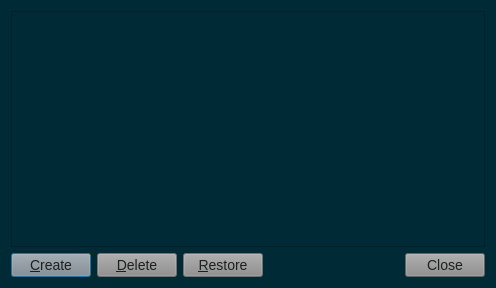
<?xml version="1.0" encoding="UTF-8"?>
<ui version="4.0">
 <class>SnapshotsDialog</class>
 <widget class="QDialog" name="SnapshotsDialog">
  <property name="windowModality">
   <enum>Qt::WindowModal</enum>
  </property>
  <property name="geometry">
   <rect>
    <x>0</x>
    <y>0</y>
    <width>496</width>
    <height>288</height>
   </rect>
  </property>
  <property name="windowTitle">
   <string>Snapshots</string>
  </property>
  <property name="styleSheet">
   <string notr="true">QWidget{
	background-color: #002b36;
}
QMenuBar::item{
	background-color: #002b36;
}
QDockWidget::title{
	background: #073642;
	padding-left: 5px;
}
QDockWidget, QMenuBar{
    color: #839496;
    font: bold 14px;
}
QTextEdit, QPlainTextEdit, QLineEdit, QSpinBox, QComboBox {
  background-color: #073642;
  font: 13px;
  color: #839496;
}
QTextEdit#uiConsoleTextEdit {
  background-color: #002b36;
  color: #839496;
  font: 13px;
}
QTabWidget {
	font: 14px;
	border-top: 2px;
}
QTabBar::tab {
    background: #073642;
    color: #839496;
    min-width: 8ex;
    padding: 2px;
	border-top-right-radius: 6px;
	border-top-left-radius: 6px;
}
QTabBar::tab:selected {
    background: #8a8a8a;
	color: #1d2021;
}
QGroupBox {
    color: #808080;
    font: 14px;
    padding: 15px;
    border-style: none;
}
QMainWindow::separator {
	background: #073642;
	width: 1px;
	height: 1px;
}
QComboBox {
	selection-background-color: #d75f00;
	selection-color: #1c1c1c;
}

QToolBar{
	background: #073642;
	border: 0px;
}
QPushButton {
	background-color: #8a8a8a;
    color: #1d2021;
	font: 14px;
}
QToolButton {
	background-color: #8a8a8a;
    color: #1d2021;
	font: 14px;
}
QTreeWidget, QListWidget {
	background-color: #002b36;
	color: #839496;
    alternate-background-color: #073642;
	font: 14px;
}
QTreeWidget#uiTreeWidget {
	background-color: #073642;
	color: #839496;
	font: bold 16px;
}
QTreeWidget::item:selected, QTreeWidget::item:hover, QMenu::item:selected,QToolButton::hover,QPushButton::hover,QTabBar::tab:hover {
	background-color: #d75f00;
	color: #1c1c1c;
}
QMenu {
	background-color: #002b36;
    color: #839496;
}
QLabel {
	color: #839496;
	font: 14px;
}
QLabel#uiTitleLabel {
	color: #839496;
	font: bold 16px;
}

QAbstractScrollArea::corner {
    background: #002b36;
}
QScrollBar::handle:horizontal {
    background: #073642;
    min-width: 20px;
}
QScrollBar::handle:vertical {
    background: #073642;
    min-width: 20px;
}
QScrollBar:vertical {
    width: 6px;
}
QScrollBar:horizontal {
    height: 6px;
}
QScrollBar::up-arrow:vertical, QScrollBar::down-arrow:vertical, QScrollBar::down-arrow:horizontal, QScrollBar::up-arrow:horizontal { 
	border: 0px;
    height: 0px; 
    width: 0px; 
}
         
QScrollBar::add-page:horizontal, QScrollBar::sub-page:horizontal, QScrollBar::add-page:vertical, QScrollBar::sub-page:vertical {
  background: none
}
QStatusBar {
	background-color: #073642;
	color: #839496;
}

QRadioButton, QCheckBox {
  color: #839496;
}
QRadioButton::disabled, QCheckBox::disabled {
  color: gray;
}


</string>
  </property>
  <layout class="QGridLayout" name="gridLayout">
   <item row="0" column="0" colspan="4">
    <widget class="QListWidget" name="uiSnapshotsList"/>
   </item>
   <item row="1" column="0">
    <widget class="QPushButton" name="uiCreatePushButton">
     <property name="text">
      <string>&amp;Create</string>
     </property>
    </widget>
   </item>
   <item row="1" column="2">
    <widget class="QPushButton" name="uiRestorePushButton">
     <property name="enabled">
      <bool>false</bool>
     </property>
     <property name="text">
      <string>&amp;Restore</string>
     </property>
    </widget>
   </item>
   <item row="1" column="3">
    <widget class="QDialogButtonBox" name="uiButtonBox">
     <property name="orientation">
      <enum>Qt::Horizontal</enum>
     </property>
     <property name="standardButtons">
      <set>QDialogButtonBox::Close</set>
     </property>
    </widget>
   </item>
   <item row="1" column="1">
    <widget class="QPushButton" name="uiDeletePushButton">
     <property name="enabled">
      <bool>false</bool>
     </property>
     <property name="text">
      <string>&amp;Delete</string>
     </property>
    </widget>
   </item>
  </layout>
 </widget>
 <resources/>
 <connections>
  <connection>
   <sender>uiButtonBox</sender>
   <signal>accepted()</signal>
   <receiver>SnapshotsDialog</receiver>
   <slot>accept()</slot>
   <hints>
    <hint type="sourcelabel">
     <x>248</x>
     <y>254</y>
    </hint>
    <hint type="destinationlabel">
     <x>157</x>
     <y>274</y>
    </hint>
   </hints>
  </connection>
  <connection>
   <sender>uiButtonBox</sender>
   <signal>rejected()</signal>
   <receiver>SnapshotsDialog</receiver>
   <slot>reject()</slot>
   <hints>
    <hint type="sourcelabel">
     <x>316</x>
     <y>260</y>
    </hint>
    <hint type="destinationlabel">
     <x>286</x>
     <y>274</y>
    </hint>
   </hints>
  </connection>
 </connections>
</ui>
